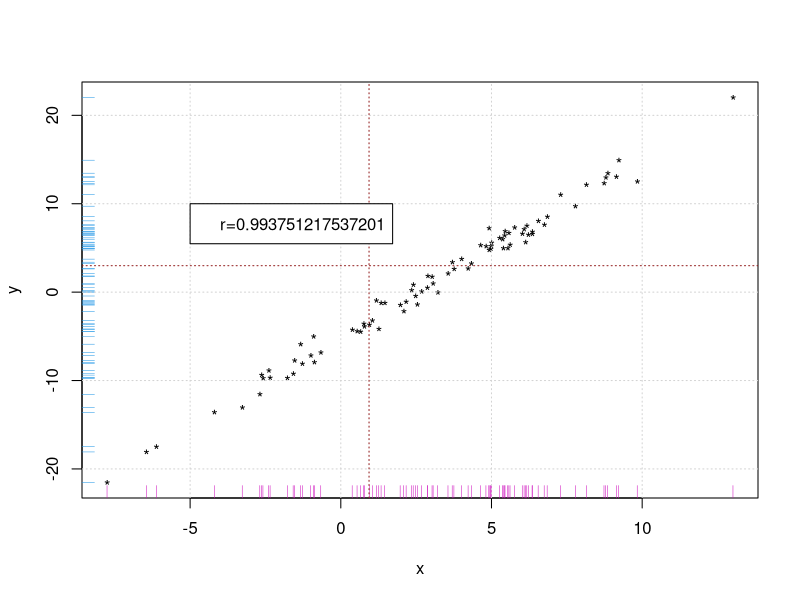
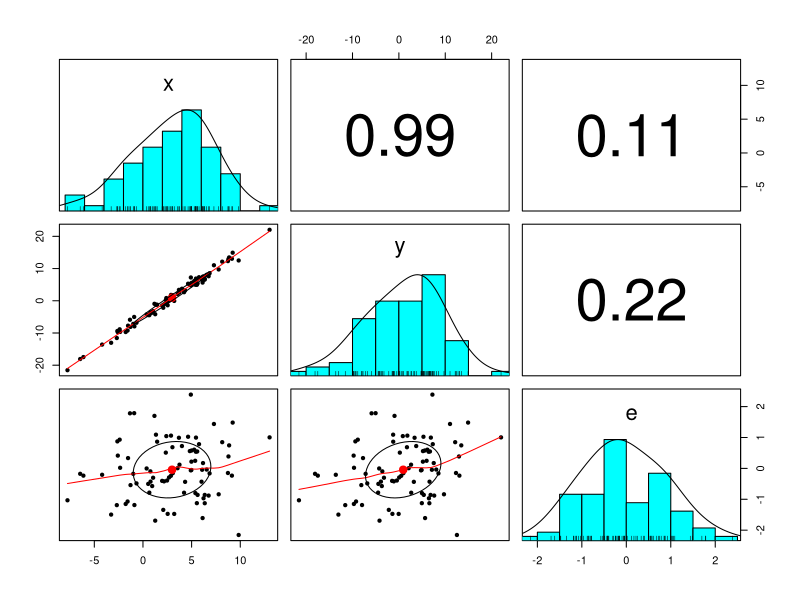

Generate these figures, in order, with R:
install.packages("psych")
n <- 15 + 70
e <- rnorm(n, 0, 1)
x <- rnorm(n, 3, 4)
y <- -5 + 2 * x + e
mean(x)
mean(y)
# несмещенная
var(x)
var(y)
# смещенная
var(x) * (n - 1) / (n)
var(y) * (n - 1) / (n)
#cov and cor
cov(x, y)
cor(x, y)
plot(x, y, pch = '*')
rug(x, ticksize = 0.03, side = 1, lwd = 0.5, col = 6,
    quiet = getOption("warn") < 0)
rug(y, ticksize = 0.03, side = 2, lwd = 0.5, col = 4,
    quiet = getOption("warn") < 0)
grid()
abline(h = mean(x), col = "#911a1a", lty = 3)
abline(v = mean(y), col = "#911a1a", lty = 3)
legend(-5, 10, paste0("r=", cor(x, y)))
# creating selective cor matrix
mat <- cbind(x, y, e)
smat <- cor(mat)
library(psych)
pairs.panels(mat)
# creating theoretical cor matrix
# theoretical var
t_var_x <- 4
t_var_y <- 4 * t_var_x + 1
t_var_e <- 1
# theoretical cor
cor_s_x <- c(1, 2 * t_var_x / ((t_var_x * t_var_y)^(1 / 2)), 0)
cor_s_y <- c(2 * t_var_x / ((t_var_x * t_var_y)^(1 / 2)), 1,
    t_var_e / ((t_var_e * t_var_y)^(1 / 2)))
cor_s_e <- c(0, t_var_e / ((t_var_e * t_var_y)^(1 / 2)), 1)
tmat <- rbind(cor_s_x, cor_s_y, cor_s_e)
colnames(tmat) <- c("x", "y", "e")
rownames(tmat) <- c("x", "y", "e")
# result
tmat
smat
